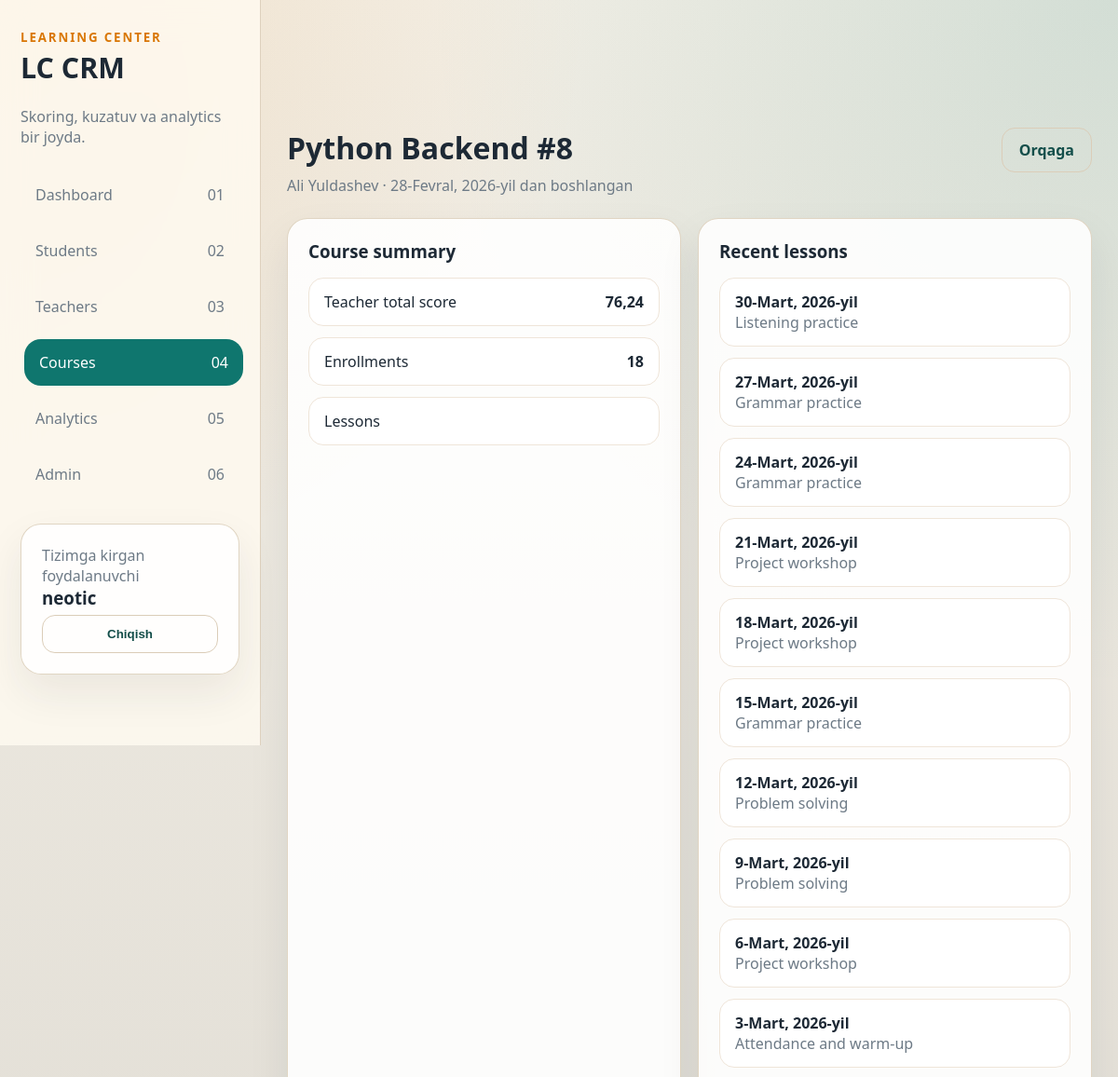
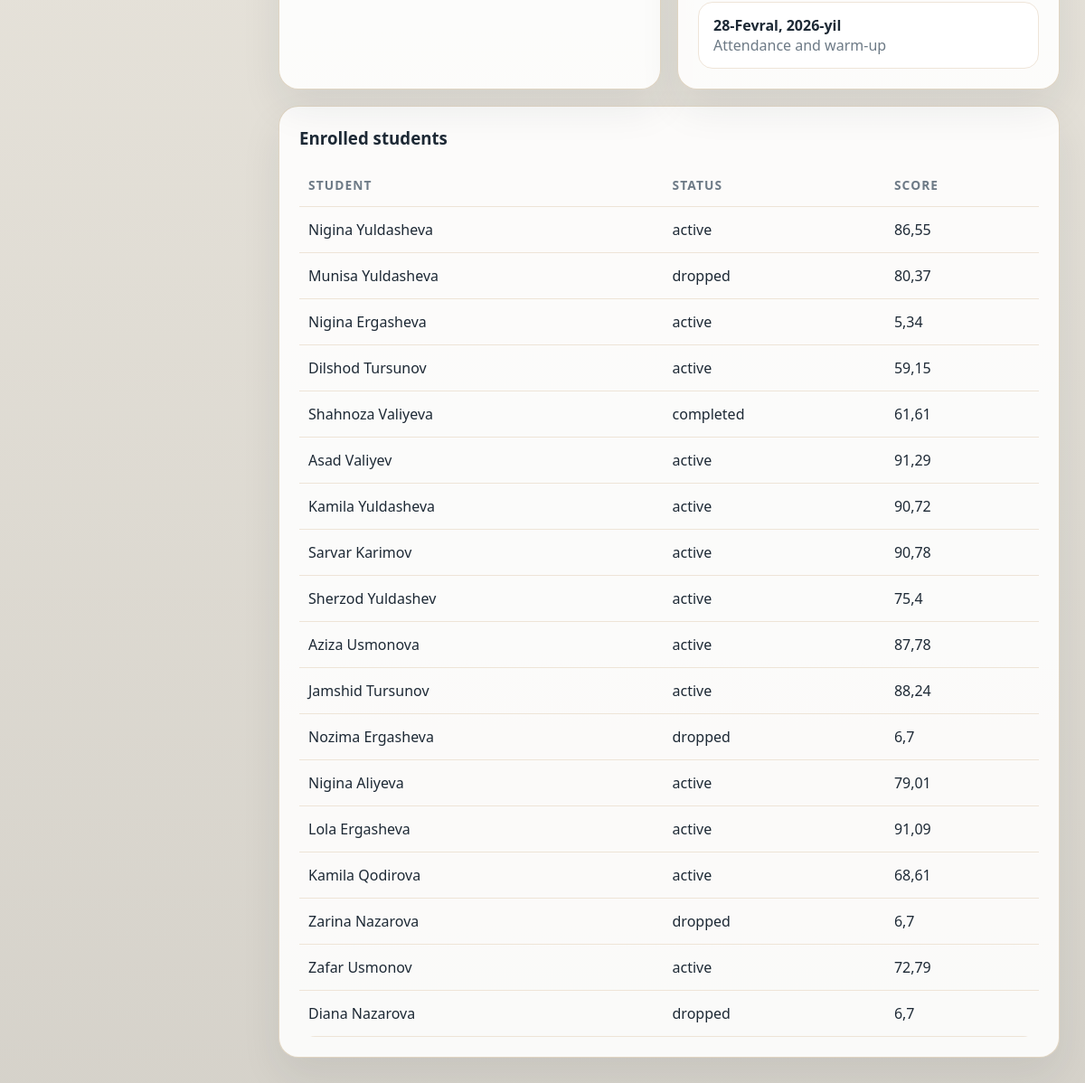
The page /courses/56/ (signed in) on the database its author committed (2 pictures, top to bottom).
### crm/models.py (models this page shows, shortened)
class TimeStampedModel(models.Model):
    created_at = models.DateTimeField(auto_now_add=True)
    updated_at = models.DateTimeField(auto_now=True)
    class Meta:
        abstract = True

class Course(TimeStampedModel):
    name = models.CharField(max_length=255)
    teacher = models.ForeignKey(
        Teacher,
        on_delete=models.CASCADE,
        related_name="courses",
    )
    start_date = models.DateField()
    end_date = models.DateField(null=True, blank=True)
    is_active = models.BooleanField(default=True)
    class Meta:
        ordering = ["name"]

class Teacher(TimeStampedModel):
    user = models.OneToOneField(
        settings.AUTH_USER_MODEL,
        on_delete=models.SET_NULL,
        related_name="teacher_profile",
        null=True,
        blank=True,
        help_text="Teacher login qilishi uchun bog'langan user account.",
    )
    full_name = models.CharField(max_length=255)
    phone = models.CharField(max_length=20, blank=True)
    is_active = models.BooleanField(default=True)
    class Meta:
        ordering = ["full_name"]

class TeacherScore(TimeStampedModel):
    class ScoreSource(models.TextChoices):
        RULE_BASED = "rule_based", "Rule based"
        ML_BLENDED = "ml_blended", "ML blended"
    teacher = models.OneToOneField(
        Teacher,
        on_delete=models.CASCADE,
        related_name="score",
    )
    student_avg_score = models.FloatField(default=0.0)
    attendance_control_score = models.FloatField(default=0.0)
    student_retention_score = models.FloatField(default=0.0)
    feedback_score = models.FloatField(default=0.0)
    rule_based_score = models.FloatField(default=0.0)
    ml_predicted_score = models.FloatField(default=0.0)
    ml_confidence = models.FloatField(default=0.0)
    observed_outcome_score = models.FloatField(default=0.0)
    total_score = models.FloatField(default=0.0, db_index=True)
    score_source = models.CharField(
        max_length=20,
        choices=ScoreSource.choices,
        default=ScoreSource.RULE_BASED,
    )
    last_updated = models.DateTimeField(auto_now=True)
    class Meta:
        ordering = ["-total_score"]

class Lesson(TimeStampedModel):
    course = models.ForeignKey(
        Course,
        on_delete=models.CASCADE,
        related_name="lessons",
    )
    date = models.DateField(default=timezone.localdate)
    topic = models.CharField(max_length=255, blank=True)
    class Meta:
        ordering = ["-date"]

class Enrollment(TimeStampedModel):
    class Status(models.TextChoices):
        ACTIVE = "active", "Active"
        DROPPED = "dropped", "Dropped"
        COMPLETED = "completed", "Completed"
    student = models.ForeignKey(
        Student,
        on_delete=models.CASCADE,
        related_name="enrollments",
    )
    course = models.ForeignKey(
        Course,
        on_delete=models.CASCADE,
        related_name="enrollments",
    )
    status = models.CharField(max_length=20, choices=Status.choices, default=Status.ACTIVE)
    enrolled_on = models.DateField(default=timezone.localdate)
    left_on = models.DateField(null=True, blank=True)
    class Meta:
        unique_together = ("student", "course")
        ordering = ["-created_at"]

class Student(TimeStampedModel):
    full_name = models.CharField(max_length=255)
    phone = models.CharField(max_length=20, blank=True)
    joined_at = models.DateField(default=timezone.localdate)
    is_active = models.BooleanField(default=True)
    class Meta:
        ordering = ["full_name"]

class StudentScore(TimeStampedModel):
    class ScoreSource(models.TextChoices):
        RULE_BASED = "rule_based", "Rule based"
        ML_BLENDED = "ml_blended", "ML blended"
    class RiskLevel(models.TextChoices):
        LOW = "low", "Low"
        MEDIUM = "medium", "Medium"
        HIGH = "high", "High"
    student = models.OneToOneField(
        Student,
        on_delete=models.CASCADE,
        related_name="score",
    )
    attendance_score = models.FloatField(default=0.0)
    grade_score = models.FloatField(default=0.0)
    payment_score = models.FloatField(default=0.0)
    activity_score = models.FloatField(default=0.0)
    rule_based_score = models.FloatField(default=0.0)
    ml_predicted_score = models.FloatField(default=0.0)
    ml_confidence = models.FloatField(default=0.0)
    observed_outcome_score = models.FloatField(default=0.0)
    observed_risk_level = models.CharField(
        max_length=10,
        choices=RiskLevel.choices,
        default=RiskLevel.HIGH,
    )
    total_score = models.FloatField(default=0.0, db_index=True)
    score_source = models.CharField(
        max_length=20,
        choices=ScoreSource.choices,
        default=ScoreSource.RULE_BASED,
    )
    risk_level = models.CharField(
        max_length=10,
        choices=RiskLevel.choices,
        default=RiskLevel.HIGH,
        db_index=True,
    )
    last_activity_at = models.DateTimeField(null=True, blank=True)
    last_updated = models.DateTimeField(auto_now=True)
    class Meta:
        ordering = ["-total_score"]

### crm/views.py (the view)
# urls.py: path("courses/<int:pk>/", CourseDetailView.as_view(), name="course-detail"),
class CourseDetailView(CRMAccessMixin, DetailView):
    model = Course
    template_name = "crm/courses/detail.html"
    context_object_name = "course"
    def get_queryset(self):
        queryset = Course.objects.select_related("teacher").prefetch_related("enrollments__student", "lessons")
        return filter_courses_for_user(queryset, self.request.user)
    def get_context_data(self, **kwargs):
        context = super().get_context_data(**kwargs)
        course = self.object
        for enrollment in course.enrollments.select_related("student"):
            ScoringService.recalculate_student_score(enrollment.student)
        enrollments = course.enrollments.select_related("student")
        lessons = course.lessons.all()[:20]
        teacher_score = ScoringService.recalculate_teacher_score(course.teacher)
        context.update(
            {
                "enrollments": enrollments,
                "lessons": lessons,
                "teacher_score": teacher_score,
            }
        )
        return context

### crm/context_processors.py (called while the page is built)
def interface_preferences(request):
    user = getattr(request, "user", None)
    current_teacher = get_teacher_profile(user)
    return {
        "current_language": getattr(request, "site_language", "uz"),
        "current_theme": getattr(request, "site_theme", "light"),
        "site_languages": SUPPORTED_LANGUAGES,
        "current_teacher": current_teacher,
        "is_admin_user": is_admin_user(user),
        "is_teacher_user": current_teacher is not None,
    }

### crm/i18n.py (called while the page is built)
def normalize_language(value: str | None) -> str:
    return value if value in SUPPORTED_LANGUAGES else "uz"

def normalize_theme(value: str | None) -> str:
    return value if value in SUPPORTED_THEMES else "light"

def translate(key: str, lang: str) -> str:
    translations = TRANSLATIONS.get(key, {})
    if lang in translations:
        return translations[lang]
    if "uz" in translations:
        return translations["uz"]
    return key

### crm/ml.py (called while the page is built)
def get_model_path(model_name: str) -> Path:
    return MODEL_PATHS[model_name]

def load_model_artifact(model_name: str) -> dict | None:
    path = get_model_path(model_name)
    if not path.exists():
        return None
    return json.loads(path.read_text())

def predict_score(artifact: dict, sample: dict) -> tuple[float, float]:
    row = [1.0]
    for key in artifact["feature_keys"]:
        mean = float(artifact["means"][key])
        std = float(artifact["stds"][key]) or 1.0
        value = float(sample.get(key, 0.0))
        row.append((value - mean) / std)
    predicted = _predict_from_scaled_row(artifact["coefficients"], row)
    predicted = max(0.0, min(100.0, round(predicted, 2)))
    rmse = float(artifact.get("metrics", {}).get("rmse", 25.0))
    train_rows = int(artifact.get("train_rows", 0))
    confidence = max(35.0, min(99.0, round(100.0 - rmse + min(train_rows, 200) / 8, 2)))
    return predicted, confidence

def _predict_from_scaled_row(coefficients: list[float], row: list[float]) -> float:
    return sum(weight * value for weight, value in zip(coefficients, row))

### crm/roles.py (called while the page is built)
def get_teacher_profile(user):
    if not user or isinstance(user, AnonymousUser) or not user.is_authenticated:
        return None
    try:
        teacher = user.teacher_profile
    except AttributeError:
        return None
    return teacher if teacher.is_active else None

def is_admin_user(user) -> bool:
    return bool(user and user.is_authenticated and (user.is_staff or user.is_superuser))

def has_crm_access(user) -> bool:
    return is_admin_user(user) or is_teacher_user(user)

### templates/crm/courses/detail.html (shortened to what this page needs)
{% extends "base.html" %}
{% block content %}
<section class="page-header">
  <div>
    <h2>{{ course.name }}</h2>
    <p>{{ course.teacher.full_name }} · {{ course.start_date }} dan boshlangan</p>
  </div>
  <a class="button secondary" href="{% url 'course-list' %}">Orqaga</a>
</section>
<section class="grid two">
  <div class="card">
    <h3 class="section-title">Course summary</h3>
    <div class="list-item">
      <span>Teacher total score</span>
      <strong>{{ teacher_score.total_score }}</strong>
    </div>
    <div class="list-item" style="margin-top: 12px;">
      <span>Enrollments</span>
      <strong>{{ enrollments.count }}</strong>
    </div>
    <div class="list-item" style="margin-top: 12px;">
      <span>Lessons</span>
    </div>
  </div>
  <div class="card">
    <h3 class="section-title">Recent lessons</h3>
    <ul class="list-clean">
      {% for lesson in lessons %}
      <li class="list-item">
        <div>
          <strong>{{ lesson.date }}</strong>
          <div class="muted">{{ lesson.topic|default:"Topic kiritilmagan" }}</div>
        </div>
      </li>
      {% empty %}
      <li class="empty-state">Lesson yo'q.</li>
      {% endfor %}
    </ul>
  </div>
</section>
<section class="card" style="margin-top: 18px;">
  <h3 class="section-title">Enrolled students</h3>
  <div class="table-wrap">
    <table>
      <thead>
        <tr>
          <th>Student</th>
          <th>Status</th>
          <th>Score</th>
        </tr>
      </thead>
      <tbody>
        {% for enrollment in enrollments %}
        <tr>
          <td><a href="{% url 'student-detail' enrollment.student.id %}">{{ enrollment.student.full_name }}</a></td>
          <td>{{ enrollment.status }}</td>
          <td>{{ enrollment.student.score.total_score|default:"0" }}</td>
        </tr>
        {% empty %}
        <tr><td colspan="3">Enrollment yo'q.</td></tr>
        {% endfor %}
      </tbody>
    </table>
  </div>
</section>
{% endblock %}

### templates/base.html (shortened to what this page needs)
{% load static crm_i18n %}
<!DOCTYPE html>
<html lang="{{ current_language }}" data-theme="{{ current_theme }}">
<head>
  <link rel="stylesheet" href="{% static 'css/site.css' %}">
</head>
<body>
  {% if user.is_authenticated %}
  <div class="app-shell">
    <aside class="sidebar">
      <div class="brand">
        <small>{% tr "brand_subtitle" %}</small>
        <h1>LC CRM</h1>
      </div>
      <div class="muted">{% tr "brand_description" %}</div>
      <nav class="nav-group">
        <a class="nav-link {% if request.resolver_match.url_name == 'dashboard' %}active{% endif %}" href="{% url 'dashboard' %}">
          <span>{% tr "dashboard" %}</span><span>01</span>
        </a>
        <a class="nav-link {% if 'student' in request.resolver_match.url_name %}active{% endif %}" href="{% url 'student-list' %}">
          <span>{% tr "students" %}</span><span>02</span>
        </a>
        {% if is_admin_user %}
        <a class="nav-link {% if 'teacher' in request.resolver_match.url_name %}active{% endif %}" href="{% url 'teacher-list' %}">
          <span>{% tr "teachers" %}</span><span>03</span>
        </a>
        <a class="nav-link {% if 'course' in request.resolver_match.url_name %}active{% endif %}" href="{% url 'course-list' %}">
          <span>{% tr "courses" %}</span><span>04</span>
        </a>
        <a class="nav-link {% if 'analytics' in request.resolver_match.url_name %}active{% endif %}" href="{% url 'analytics-overview' %}">
          <span>{% tr "analytics" %}</span><span>05</span>
        </a>
        <a class="nav-link" href="/admin/">
          <span>{% tr "admin" %}</span><span>06</span>
        </a>
        {% endif %}
      </nav>
      <div style="margin-top: 28px;">
        <div class="card">
          <div class="muted">{% tr "logged_in_user" %}</div>
          <h3 style="margin-bottom: 6px;">{{ current_teacher.full_name|default:user.username }}</h3>
          <form method="post" action="{% url 'logout' %}">
            <button type="submit" class="button secondary" style="width: 100%;">{% tr "logout" %}</button>
          </form>
        </div>
      </div>
    </aside>
    <main class="main">
      {% block content %}{% endblock %}
    </main>
  </div>
  {% else %}
    {% block auth_content %}{% endblock %}
{% endif %}
</body>
</html>

### static/css/site.css (style rules this page uses)
:root { --bg: #f3efe6; --surface: #fffaf1; --surface-strong: #ffffff; --border: #dbcdb8; --text: #1d2935; --muted: #6d7a86; --primary: #0f766e; --primary-deep: #134e4a; --accent: #d97706; --danger: #b42318; --warning: #b54708; --success: #027a48; --shadow: 0 20px 45px rgba(29, 41, 53, 0.08); --radius: 22px; }
* { box-sizing: border-box; }
body { margin: 0; font-family: "Segoe UI", sans-serif; color: var(--text); background: radial-gradient(circle at top left, rgba(217, 119, 6, 0.12), transparent 24%), radial-gradient(circle at top right, rgba(15, 118, 110, 0.14), transparent 28%), linear-gradient(180deg, var(--bg) 0%, color-mix(in srgb, var(--bg) 88%, black 12%) 100%); min-height: 100vh; }
a { color: inherit; text-decoration: none; }
.app-shell { display: grid; grid-template-columns: 280px 1fr; min-height: 100vh; }
.sidebar { background: rgba(255, 250, 241, 0.82); backdrop-filter: blur(18px); border-right: 1px solid rgba(219, 205, 184, 0.9); padding: 28px 22px; position: sticky; top: 0; height: 100vh; }
.brand { margin-bottom: 26px; }
.brand small { color: var(--accent); text-transform: uppercase; letter-spacing: 0.14em; font-weight: 700; }
.brand h1 { margin: 8px 0 0; font-size: 1.9rem; line-height: 1; }
.nav-group { display: grid; gap: 10px; margin-top: 26px; }
.nav-link { display: flex; justify-content: space-between; align-items: center; padding: 14px 16px; border-radius: 18px; color: var(--muted); transition: 0.2s ease; }
.nav-link:hover, .nav-link.active { background: var(--primary); color: white; transform: translateX(4px); }
.main { padding: 28px; min-width: 0; }
.page-header { display: flex; justify-content: space-between; align-items: flex-start; gap: 16px; margin-bottom: 24px; }
.page-header h2 { margin: 0; font-size: 2rem; }
.page-header p { margin: 8px 0 0; color: var(--muted); }
.button, button, input[type="submit"] { background: var(--primary); color: white; border: none; border-radius: 14px; padding: 12px 18px; font-weight: 700; cursor: pointer; }
.button.secondary { background: transparent; color: var(--primary-deep); border: 1px solid var(--border); }
.grid { display: grid; gap: 18px; }
.grid.two { grid-template-columns: repeat(2, minmax(0, 1fr)); }
.card { background: color-mix(in srgb, var(--surface-strong) 88%, transparent 12%); border: 1px solid color-mix(in srgb, var(--border) 84%, transparent 16%); border-radius: var(--radius); padding: 22px; box-shadow: var(--shadow); transition: transform 0.24s ease, box-shadow 0.24s ease, border-color 0.24s ease; }
.card h3, .card h4 { margin-top: 0; }
.table-wrap { overflow: auto; border-radius: 18px; }
table { width: 100%; border-collapse: collapse; }
th, td { text-align: left; padding: 14px 10px; border-bottom: 1px solid #eee4d7; }
th { color: var(--muted); font-size: 0.86rem; text-transform: uppercase; letter-spacing: 0.08em; }
.list-clean { list-style: none; padding: 0; margin: 0; display: grid; gap: 12px; }
.list-item { padding: 14px 16px; border: 1px solid #efe5d9; border-radius: 16px; background: var(--surface-strong); display: flex; justify-content: space-between; align-items: center; gap: 12px; }
.table-wrap table tbody tr { transition: background 0.18s ease, transform 0.18s ease; }
.muted { color: var(--muted); }
.section-title { margin-bottom: 16px; }

### rows shown on the page
Course: name "Python Backend #8", teacher.full_name "Ali Yuldashev", start_date "28-Fevral, 2026-yil"
TeacherScore: total_score "76,24"
Lesson: date "30-Mart, 2026-yil", topic "Listening practice"
Lesson: date "27-Mart, 2026-yil", topic "Grammar practice"
Lesson: date "24-Mart, 2026-yil", topic "Grammar practice"
Lesson: date "21-Mart, 2026-yil", topic "Project workshop"
Lesson: date "18-Mart, 2026-yil", topic "Project workshop"
Lesson: date "15-Mart, 2026-yil", topic "Grammar practice"
Lesson: date "12-Mart, 2026-yil", topic "Problem solving"
Lesson: date "9-Mart, 2026-yil", topic "Problem solving"
Lesson: date "6-Mart, 2026-yil", topic "Project workshop"
Lesson: date "3-Mart, 2026-yil", topic "Attendance and warm-up"
Lesson: date "28-Fevral, 2026-yil", topic "Attendance and warm-up"
Enrollment: student.full_name "Nigina Yuldasheva", status "active", student.score.total_score "86,55"
Enrollment: student.full_name "Munisa Yuldasheva", status "dropped", student.score.total_score "80,37"
Enrollment: student.full_name "Nigina Ergasheva", status "active", student.score.total_score "5,34"
Enrollment: student.full_name "Dilshod Tursunov", status "active", student.score.total_score "59,15"
Enrollment: student.full_name "Shahnoza Valiyeva", status "completed", student.score.total_score "61,61"
Enrollment: student.full_name "Asad Valiyev", status "active", student.score.total_score "91,29"
Enrollment: student.full_name "Kamila Yuldasheva", status "active", student.score.total_score "90,72"
Enrollment: student.full_name "Sarvar Karimov", status "active", student.score.total_score "90,78"
Enrollment: student.full_name "Sherzod Yuldashev", status "active", student.score.total_score "75,4"
Enrollment: student.full_name "Aziza Usmonova", status "active", student.score.total_score "87,78"
Enrollment: student.full_name "Jamshid Tursunov", status "active", student.score.total_score "88,24"
Enrollment: student.full_name "Nozima Ergasheva", status "dropped", student.score.total_score "6,7"
Enrollment: student.full_name "Nigina Aliyeva", status "active", student.score.total_score "79,01"
Enrollment: student.full_name "Lola Ergasheva", status "active", student.score.total_score "91,09"
Enrollment: student.full_name "Kamila Qodirova", status "active", student.score.total_score "68,61"
Enrollment: student.full_name "Zarina Nazarova", status "dropped", student.score.total_score "6,7"
Enrollment: student.full_name "Zafar Usmonov", status "active", student.score.total_score "72,79"
Enrollment: student.full_name "Diana Nazarova", status "dropped", student.score.total_score "6,7"

### other values the page prints
{{ current_teacher.full_name|default:user.username }} "neotic"
{{ enrollments.count }} "18"
